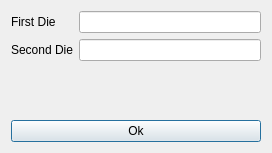
<?xml version="1.0" encoding="UTF-8"?>
<ui version="4.0">
 <class>DiceWindow</class>
 <widget class="QDialog" name="DiceWindow">
  <property name="geometry">
   <rect>
    <x>0</x>
    <y>0</y>
    <width>272</width>
    <height>153</height>
   </rect>
  </property>
  <property name="windowTitle">
   <string>Dialog</string>
  </property>
  <layout class="QVBoxLayout" name="verticalLayout_3">
   <item>
    <layout class="QHBoxLayout" name="horizontalLayout">
     <item>
      <layout class="QVBoxLayout" name="verticalLayout_2">
       <item>
        <widget class="QLabel" name="label">
         <property name="text">
          <string>First Die</string>
         </property>
        </widget>
       </item>
       <item>
        <widget class="QLabel" name="label_2">
         <property name="text">
          <string>Second Die</string>
         </property>
        </widget>
       </item>
      </layout>
     </item>
     <item>
      <layout class="QVBoxLayout" name="verticalLayout">
       <item>
        <widget class="QLineEdit" name="lineEdit"/>
       </item>
       <item>
        <widget class="QLineEdit" name="lineEdit_2"/>
       </item>
      </layout>
     </item>
    </layout>
   </item>
   <item>
    <widget class="QLabel" name="expshn">
     <property name="text">
      <string/>
     </property>
    </widget>
   </item>
   <item>
    <widget class="QPushButton" name="pushButton">
     <property name="text">
      <string>Ok</string>
     </property>
    </widget>
   </item>
  </layout>
 </widget>
 <resources/>
 <connections/>
</ui>
